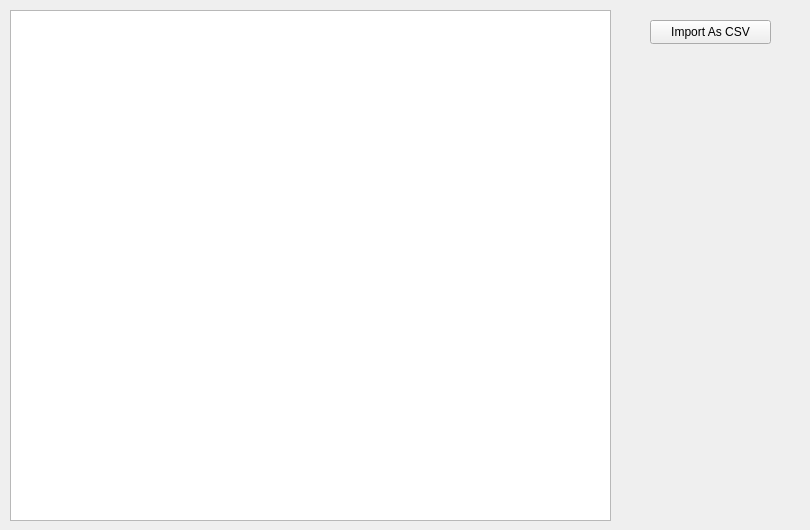
<?xml version="1.0" encoding="UTF-8"?>
<ui version="4.0">
 <class>Form</class>
 <widget class="QWidget" name="Form">
  <property name="geometry">
   <rect>
    <x>0</x>
    <y>0</y>
    <width>810</width>
    <height>530</height>
   </rect>
  </property>
  <property name="windowTitle">
   <string>Form</string>
  </property>
  <widget class="QTableView" name="tableView">
   <property name="geometry">
    <rect>
     <x>10</x>
     <y>10</y>
     <width>601</width>
     <height>511</height>
    </rect>
   </property>
  </widget>
  <widget class="QPushButton" name="pushButton">
   <property name="geometry">
    <rect>
     <x>650</x>
     <y>20</y>
     <width>121</width>
     <height>24</height>
    </rect>
   </property>
   <property name="text">
    <string>Import As CSV</string>
   </property>
  </widget>
 </widget>
 <resources/>
 <connections/>
</ui>
